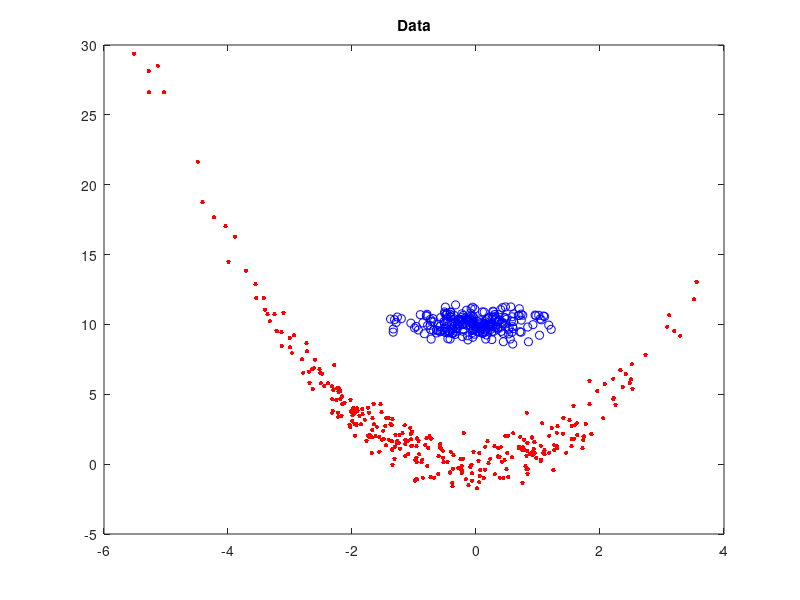
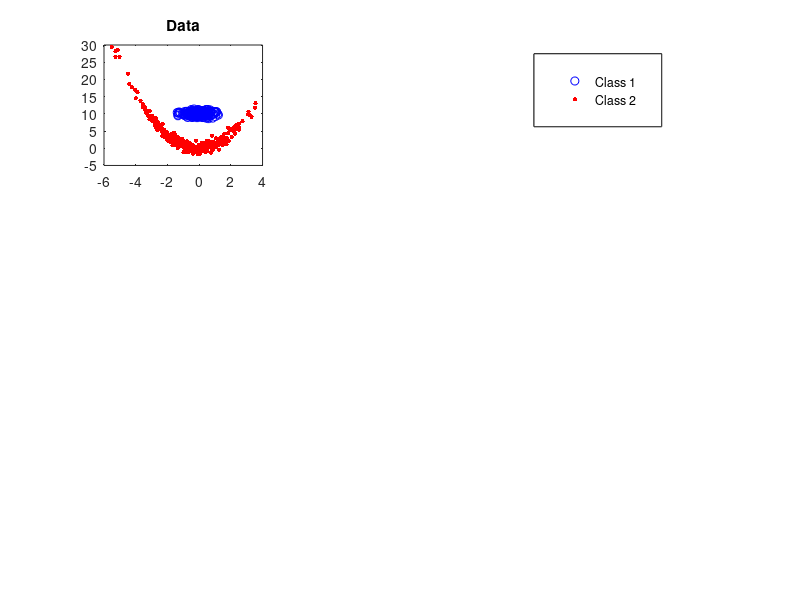

MATLAB code to generate these figures, in order: (Note: this script raises an error after producing the figures.)
clear;

rng(1);
n1 = 250;
n2 = 300;

folder = 'tex/kda_test/';
fname   = 'parab';

newfig = figure;
fullPos = get(gca, 'Position');

switch fname
    case 'parab'      % parabola data
        x = 0.5*randn(1,n1);
        y = 0.5*randn(1,n1) + 10;

        x1 = linspace(-3,2,n2) + randn(1,n2);
        y1 = x1.^2 + randn(1,n2);
    case 'circles'      % concentric circles data
        x = 1.5*randn(1,n1);
        y = 1.5*randn(1,n1);

        theta = linspace(0, 2*pi, n2);
        x1 = 10*cos(theta) + randn(1,n2);
        y1 = 10*sin(theta) + randn(1,n2);
    otherwise
        error('Invalid');
end

c1_style = 'ob';
c2_style = '.r';

figure;
axh = subplot(321);
ax1 = plot(x,y, c1_style); hold on;
ax2 = plot(x1,y1, c2_style, 'MarkerSize',10); hold off;
% axis tight;
XL = xlim; YL = ylim;

title 'Data'; 
h = legend([ax1(1),ax2(1)], 'Class 1', 'Class 2', 'Location', 'EastOutside');
pos = get(h, 'Position');
set(h,'Position', [pos(1)+0.2, pos(2), pos(3)+0.05, pos(4)+0.05]);

clf(newfig); h = copyobj(axh, newfig); set(h, 'Position', fullPos);
saveas(newfig, [folder, fname, '_data.png']);

DATA = [x, x1; y, y1];
classes = [zeros(1,n1), ones(1,n2)];

% Note: use the Gaussian kernel instead
[yproj0] = KLDA(DATA, classes, DATA);

c1 = (classes==0); c2 = (classes==1);

if max(yproj0(c1)) < max(yproj0(c2))
    alpha = max(yproj0(c1)) + min(yproj0(c2));
else
    alpha = min(yproj0(c1)) + max(yproj0(c2));
end
alpha = alpha / 2;

axh = subplot(323);
plot(x,y, c1_style);
hold on; plot(x1,y1, c2_style, 'MarkerSize',10); xlim(XL); ylim(YL);
hold off; title 'Kernel Separation';

clf(newfig); h = copyobj(axh, newfig); set(h, 'Position', fullPos);
saveas(newfig, [folder, 'KDA_', fname, '.png']);

axh = subplot(324);
plot(yproj0(c1),0, c1_style, 'MarkerSize',10); hold on;
plot(yproj0(c2),0, c2_style, 'MarkerSize',10);
plot(alpha*[1,1], 0.1*[-1,1], ':k', 'LineWidth',2);
hold off;
title 'Kernel Classification';

clf(newfig); h = copyobj(axh, newfig); set(h, 'Position', fullPos);
saveas(newfig, [folder, 'KDA_proj_', fname, '.png']);

opts.doPCA = false;
[yproj, yproj0, alpha, w] = LDA(DATA, classes, DATA, opts);

axh = subplot(325);
plot(x,y, c1_style);
hold on; plot(x1,y1, c2_style, 'MarkerSize',10);
slope = w(2)/w(1); xtmp = linspace(XL(1), XL(2), 100);
plot(xtmp, slope*xtmp, 'k');      % line that spans projection vector w
xlim(XL); ylim(YL);
hold off;
title 'LDA Separation'; figure(gcf);

clf(newfig); h = copyobj(axh, newfig); set(h, 'Position', fullPos);
saveas(newfig, [folder, 'LDA_', fname, '.png']);

axh = subplot(326);
plot(yproj0(c1),0, c1_style, 'MarkerSize',10); hold on;
plot(yproj0(c2),0, c2_style, 'MarkerSize',10);
plot(alpha*[1,1], 0.1*[-1,1], ':k', 'LineWidth',2);
hold off;
title 'LDA Classification';

clf(newfig); h = copyobj(axh, newfig); set(h, 'Position', fullPos);
saveas(newfig, [folder, 'LDA_proj_', fname, '.png']);